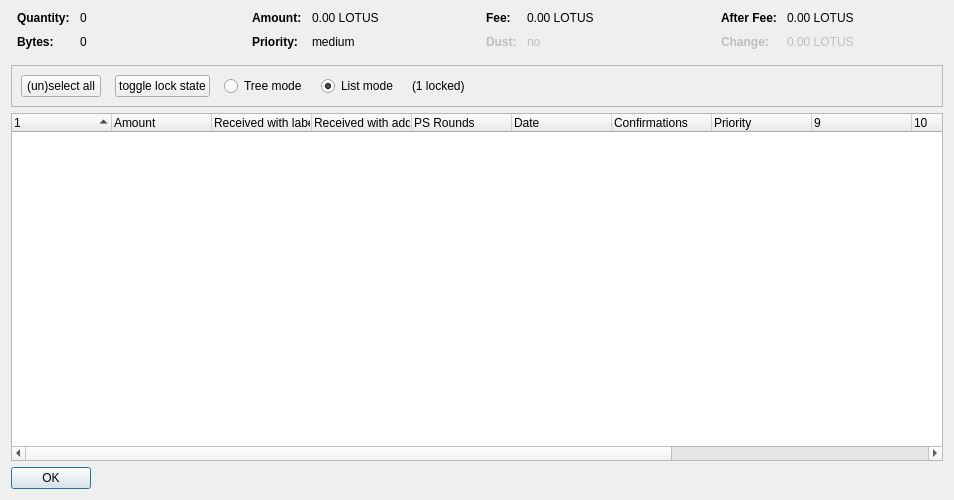
<?xml version="1.0" encoding="UTF-8"?>
<ui version="4.0">
 <class>CoinControlDialog</class>
 <widget class="QDialog" name="CoinControlDialog">
  <property name="geometry">
   <rect>
    <x>0</x>
    <y>0</y>
    <width>954</width>
    <height>500</height>
   </rect>
  </property>
  <property name="windowTitle">
   <string>Coin Selection</string>
  </property>
  <layout class="QVBoxLayout" name="verticalLayout">
   <item>
    <layout class="QHBoxLayout" name="horizontalLayoutTop" stretch="0,0,0,0">
     <property name="topMargin">
      <number>0</number>
     </property>
     <property name="bottomMargin">
      <number>10</number>
     </property>
     <item>
      <layout class="QFormLayout" name="formLayoutCoinControl1">
       <property name="horizontalSpacing">
        <number>10</number>
       </property>
       <property name="verticalSpacing">
        <number>10</number>
       </property>
       <property name="leftMargin">
        <number>6</number>
       </property>
       <property name="rightMargin">
        <number>6</number>
       </property>
       <item row="0" column="0">
        <widget class="QLabel" name="labelCoinControlQuantityText">
         <property name="font">
          <font>
           <weight>75</weight>
           <bold>true</bold>
          </font>
         </property>
         <property name="text">
          <string>Quantity:</string>
         </property>
        </widget>
       </item>
       <item row="0" column="1">
        <widget class="QLabel" name="labelCoinControlQuantity">
         <property name="cursor">
          <cursorShape>IBeamCursor</cursorShape>
         </property>
         <property name="contextMenuPolicy">
          <enum>Qt::ActionsContextMenu</enum>
         </property>
         <property name="text">
          <string notr="true">0</string>
         </property>
         <property name="textInteractionFlags">
          <set>Qt::LinksAccessibleByMouse|Qt::TextSelectableByKeyboard|Qt::TextSelectableByMouse</set>
         </property>
        </widget>
       </item>
       <item row="1" column="0">
        <widget class="QLabel" name="labelCoinControlBytesText">
         <property name="font">
          <font>
           <weight>75</weight>
           <bold>true</bold>
          </font>
         </property>
         <property name="text">
          <string>Bytes:</string>
         </property>
        </widget>
       </item>
       <item row="1" column="1">
        <widget class="QLabel" name="labelCoinControlBytes">
         <property name="cursor">
          <cursorShape>IBeamCursor</cursorShape>
         </property>
         <property name="contextMenuPolicy">
          <enum>Qt::ActionsContextMenu</enum>
         </property>
         <property name="text">
          <string notr="true">0</string>
         </property>
         <property name="textInteractionFlags">
          <set>Qt::LinksAccessibleByMouse|Qt::TextSelectableByKeyboard|Qt::TextSelectableByMouse</set>
         </property>
        </widget>
       </item>
      </layout>
     </item>
     <item>
      <layout class="QFormLayout" name="formLayoutCoinControl2">
       <property name="horizontalSpacing">
        <number>10</number>
       </property>
       <property name="verticalSpacing">
        <number>10</number>
       </property>
       <property name="leftMargin">
        <number>6</number>
       </property>
       <property name="rightMargin">
        <number>6</number>
       </property>
       <item row="0" column="0">
        <widget class="QLabel" name="labelCoinControlAmountText">
         <property name="font">
          <font>
           <weight>75</weight>
           <bold>true</bold>
          </font>
         </property>
         <property name="text">
          <string>Amount:</string>
         </property>
        </widget>
       </item>
       <item row="0" column="1">
        <widget class="QLabel" name="labelCoinControlAmount">
         <property name="cursor">
          <cursorShape>IBeamCursor</cursorShape>
         </property>
         <property name="contextMenuPolicy">
          <enum>Qt::ActionsContextMenu</enum>
         </property>
         <property name="text">
          <string notr="true">0.00 LOTUS</string>
         </property>
         <property name="textInteractionFlags">
          <set>Qt::LinksAccessibleByMouse|Qt::TextSelectableByKeyboard|Qt::TextSelectableByMouse</set>
         </property>
        </widget>
       </item>
       <item row="1" column="0">
        <widget class="QLabel" name="labelCoinControlPriorityText">
         <property name="font">
          <font>
           <weight>75</weight>
           <bold>true</bold>
          </font>
         </property>
         <property name="text">
          <string>Priority:</string>
         </property>
        </widget>
       </item>
       <item row="1" column="1">
        <widget class="QLabel" name="labelCoinControlPriority">
         <property name="cursor">
          <cursorShape>IBeamCursor</cursorShape>
         </property>
         <property name="contextMenuPolicy">
          <enum>Qt::ActionsContextMenu</enum>
         </property>
         <property name="text">
          <string>medium</string>
         </property>
         <property name="textInteractionFlags">
          <set>Qt::LinksAccessibleByMouse|Qt::TextSelectableByKeyboard|Qt::TextSelectableByMouse</set>
         </property>
        </widget>
       </item>
      </layout>
     </item>
     <item>
      <layout class="QFormLayout" name="formLayoutCoinControl3">
       <property name="horizontalSpacing">
        <number>10</number>
       </property>
       <property name="verticalSpacing">
        <number>10</number>
       </property>
       <property name="leftMargin">
        <number>6</number>
       </property>
       <property name="rightMargin">
        <number>6</number>
       </property>
       <item row="0" column="0">
        <widget class="QLabel" name="labelCoinControlFeeText">
         <property name="font">
          <font>
           <weight>75</weight>
           <bold>true</bold>
          </font>
         </property>
         <property name="text">
          <string>Fee:</string>
         </property>
        </widget>
       </item>
       <item row="0" column="1">
        <widget class="QLabel" name="labelCoinControlFee">
         <property name="cursor">
          <cursorShape>IBeamCursor</cursorShape>
         </property>
         <property name="contextMenuPolicy">
          <enum>Qt::ActionsContextMenu</enum>
         </property>
         <property name="text">
          <string notr="true">0.00 LOTUS</string>
         </property>
         <property name="textInteractionFlags">
          <set>Qt::LinksAccessibleByMouse|Qt::TextSelectableByKeyboard|Qt::TextSelectableByMouse</set>
         </property>
        </widget>
       </item>
       <item row="1" column="0">
        <widget class="QLabel" name="labelCoinControlLowOutputText">
         <property name="enabled">
          <bool>false</bool>
         </property>
         <property name="font">
          <font>
           <weight>75</weight>
           <bold>true</bold>
          </font>
         </property>
         <property name="text">
          <string>Dust:</string>
         </property>
        </widget>
       </item>
       <item row="1" column="1">
        <widget class="QLabel" name="labelCoinControlLowOutput">
         <property name="enabled">
          <bool>false</bool>
         </property>
         <property name="cursor">
          <cursorShape>IBeamCursor</cursorShape>
         </property>
         <property name="contextMenuPolicy">
          <enum>Qt::ActionsContextMenu</enum>
         </property>
         <property name="text">
          <string>no</string>
         </property>
         <property name="textInteractionFlags">
          <set>Qt::LinksAccessibleByMouse|Qt::TextSelectableByKeyboard|Qt::TextSelectableByMouse</set>
         </property>
        </widget>
       </item>
      </layout>
     </item>
     <item>
      <layout class="QFormLayout" name="formLayoutCoinControl4">
       <property name="horizontalSpacing">
        <number>10</number>
       </property>
       <property name="verticalSpacing">
        <number>10</number>
       </property>
       <property name="leftMargin">
        <number>6</number>
       </property>
       <property name="rightMargin">
        <number>6</number>
       </property>
       <item row="0" column="0">
        <widget class="QLabel" name="labelCoinControlAfterFeeText">
         <property name="font">
          <font>
           <weight>75</weight>
           <bold>true</bold>
          </font>
         </property>
         <property name="text">
          <string>After Fee:</string>
         </property>
        </widget>
       </item>
       <item row="0" column="1">
        <widget class="QLabel" name="labelCoinControlAfterFee">
         <property name="cursor">
          <cursorShape>IBeamCursor</cursorShape>
         </property>
         <property name="contextMenuPolicy">
          <enum>Qt::ActionsContextMenu</enum>
         </property>
         <property name="text">
          <string notr="true">0.00 LOTUS</string>
         </property>
         <property name="textInteractionFlags">
          <set>Qt::LinksAccessibleByMouse|Qt::TextSelectableByKeyboard|Qt::TextSelectableByMouse</set>
         </property>
        </widget>
       </item>
       <item row="1" column="0">
        <widget class="QLabel" name="labelCoinControlChangeText">
         <property name="enabled">
          <bool>false</bool>
         </property>
         <property name="font">
          <font>
           <weight>75</weight>
           <bold>true</bold>
          </font>
         </property>
         <property name="text">
          <string>Change:</string>
         </property>
        </widget>
       </item>
       <item row="1" column="1">
        <widget class="QLabel" name="labelCoinControlChange">
         <property name="enabled">
          <bool>false</bool>
         </property>
         <property name="cursor">
          <cursorShape>IBeamCursor</cursorShape>
         </property>
         <property name="contextMenuPolicy">
          <enum>Qt::ActionsContextMenu</enum>
         </property>
         <property name="text">
          <string notr="true">0.00 LOTUS</string>
         </property>
         <property name="textInteractionFlags">
          <set>Qt::LinksAccessibleByMouse|Qt::TextSelectableByKeyboard|Qt::TextSelectableByMouse</set>
         </property>
        </widget>
       </item>
      </layout>
     </item>
    </layout>
   </item>
   <item>
    <widget class="QFrame" name="frame">
     <property name="minimumSize">
      <size>
       <width>0</width>
       <height>40</height>
      </size>
     </property>
     <property name="frameShape">
      <enum>QFrame::StyledPanel</enum>
     </property>
     <property name="frameShadow">
      <enum>QFrame::Sunken</enum>
     </property>
     <layout class="QHBoxLayout" name="horizontalLayout">
      <item>
       <layout class="QHBoxLayout" name="horizontalLayoutPanel" stretch="0,0,0,0,0,0">
        <property name="spacing">
         <number>14</number>
        </property>
        <item>
         <widget class="QPushButton" name="pushButtonSelectAll">
          <property name="sizePolicy">
           <sizepolicy hsizetype="Maximum" vsizetype="Fixed">
            <horstretch>0</horstretch>
            <verstretch>0</verstretch>
           </sizepolicy>
          </property>
          <property name="text">
           <string>(un)select all</string>
          </property>
          <property name="autoDefault">
           <bool>false</bool>
          </property>
         </widget>
        </item>
        <item>
         <widget class="QPushButton" name="pushButtonToggleLock">
          <property name="sizePolicy">
           <sizepolicy hsizetype="Maximum" vsizetype="Fixed">
            <horstretch>0</horstretch>
            <verstretch>0</verstretch>
           </sizepolicy>
          </property>
          <property name="text">
           <string>toggle lock state</string>
          </property>
          <property name="autoDefault">
           <bool>false</bool>
          </property>
         </widget>
        </item>
        <item>
         <widget class="QRadioButton" name="radioTreeMode">
          <property name="sizePolicy">
           <sizepolicy hsizetype="Maximum" vsizetype="Fixed">
            <horstretch>0</horstretch>
            <verstretch>0</verstretch>
           </sizepolicy>
          </property>
          <property name="text">
           <string>Tree mode</string>
          </property>
         </widget>
        </item>
        <item>
         <widget class="QRadioButton" name="radioListMode">
          <property name="sizePolicy">
           <sizepolicy hsizetype="Maximum" vsizetype="Fixed">
            <horstretch>0</horstretch>
            <verstretch>0</verstretch>
           </sizepolicy>
          </property>
          <property name="text">
           <string>List mode</string>
          </property>
          <property name="checked">
           <bool>true</bool>
          </property>
         </widget>
        </item>
        <item>
         <widget class="QLabel" name="labelLocked">
          <property name="text">
           <string>(1 locked)</string>
          </property>
         </widget>
        </item>
        <item>
         <spacer name="horizontalSpacer">
          <property name="orientation">
           <enum>Qt::Horizontal</enum>
          </property>
          <property name="sizeHint" stdset="0">
           <size>
            <width>40</width>
            <height>20</height>
           </size>
          </property>
         </spacer>
        </item>
       </layout>
      </item>
     </layout>
    </widget>
   </item>
   <item>
    <widget class="CoinControlTreeWidget" name="treeWidget">
     <property name="contextMenuPolicy">
      <enum>Qt::CustomContextMenu</enum>
     </property>
     <property name="sortingEnabled">
      <bool>false</bool>
     </property>
     <property name="columnCount">
      <number>13</number>
     </property>
     <attribute name="headerShowSortIndicator" stdset="0">
      <bool>true</bool>
     </attribute>
     <attribute name="headerStretchLastSection">
      <bool>false</bool>
     </attribute>
     <column>
      <property name="text">
       <string/>
      </property>
     </column>
     <column>
      <property name="text">
       <string>Amount</string>
      </property>
     </column>
     <column>
      <property name="text">
       <string>Received with label</string>
      </property>
     </column>
     <column>
      <property name="text">
       <string>Received with address</string>
      </property>
     </column>
     <column>
      <property name="text">
       <string>PS Rounds</string>
      </property>
     </column>
     <column>
      <property name="text">
       <string>Date</string>
      </property>
     </column>
     <column>
      <property name="text">
       <string>Confirmations</string>
      </property>
      <property name="toolTip">
       <string>Confirmed</string>
      </property>
     </column>
     <column>
      <property name="text">
       <string>Priority</string>
      </property>
     </column>
     <column>
      <property name="text">
       <string/>
      </property>
     </column>
     <column>
      <property name="text">
       <string/>
      </property>
     </column>
     <column>
      <property name="text">
       <string/>
      </property>
     </column>
     <column>
      <property name="text">
       <string/>
      </property>
     </column>
     <column>
      <property name="text">
       <string/>
      </property>
     </column>
    </widget>
   </item>
   <item>
    <widget class="QDialogButtonBox" name="buttonBox">
     <property name="sizePolicy">
      <sizepolicy hsizetype="Maximum" vsizetype="Fixed">
       <horstretch>0</horstretch>
       <verstretch>0</verstretch>
      </sizepolicy>
     </property>
     <property name="orientation">
      <enum>Qt::Horizontal</enum>
     </property>
     <property name="standardButtons">
      <set>QDialogButtonBox::Ok</set>
     </property>
    </widget>
   </item>
  </layout>
 </widget>
 <customwidgets>
  <customwidget>
   <class>CoinControlTreeWidget</class>
   <extends>QTreeWidget</extends>
   <header>coincontroltreewidget.h</header>
  </customwidget>
 </customwidgets>
 <resources/>
 <connections/>
</ui>
